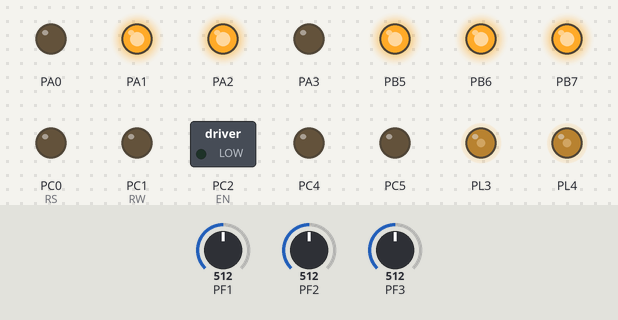
The program below on a simulated ATmega2560, built with avr-gcc and emulated at 14.7456 MHz. Shown: switched loads named in the program (green lamp = pin HIGH), output pins drawn as LEDs (lit = HIGH). The test bench sets the inputs (shaded band); at power-on: PF1 = 512, PF2 = 512, PF3 = 512. At 0.8 s the program stops and its outputs stay as they are.

Above: at 0.1 s.
At 0.8 s:
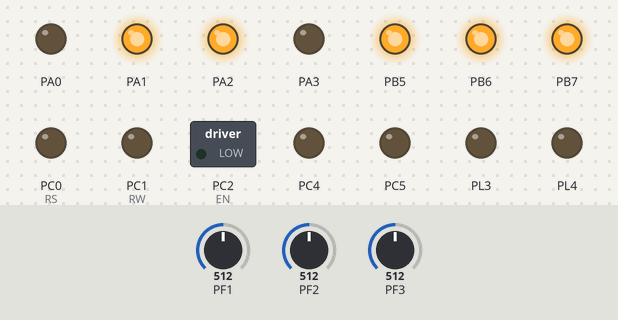
Timing chart, 0 to 2.3 s (numbered marks = the images above):
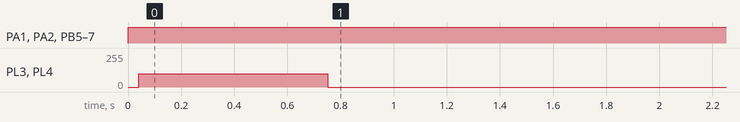

The program:

main.c
```c
/*
 * Final Line following.c
 *
 * Created: 02-02-2016 10:31:32 PM
 * Author : Rishabh Sheth
			Team eYRC#1263-HD
 *			Dharmsinh Desai University, Nadiad

 */


#include "setup.h"


int node=0;
unsigned char sharp;
unsigned int dis_value;


void find_node ()
{
	while (1)
	{
		Left_white_line = ADC_Conversion(3);	//Getting data of Left WL Sensor
		Center_white_line = ADC_Conversion(2);	//Getting data of Center WL Sensor
		Right_white_line = ADC_Conversion(1);	//Getting data of Right WL Sensor

		flag=0;

		if ((Center_white_line>0x10 && Left_white_line>0x10)|| (Center_white_line>0x10 && Right_white_line>0x10) )
		{
			forward();
			velocity(0,0);
			break;
		}

		else if(Center_white_line>0x10)
		{
			flag=1;
			forward();
			velocity(150,150);
		}

		else if ((Center_white_line>0x10 && Left_white_line>0x10)|| (Center_white_line>0x10 && Right_white_line>0x10) )
		{
			forward();
			velocity(0,0);
		}

		else if((Left_white_line>0x10) && (flag==0))
		{
			flag=1;
			forward();
			velocity(0,100);
		}

		else if((Right_white_line>0x10) && (flag==0))
		{
			flag=1;
			forward();
			velocity(100,0);
		}
	}
	node++;
}

void turn()
{
	switch(node)
	{
		case 1:
		{
			forward();
			velocity(0,100);
			_delay_ms(3000);
			break;
		}
		case 2:
		{
			forward();
			velocity(100,0);
			_delay_ms(4000);
			break;
		}
		default:
		{
			forward();
			velocity(0,0);
			break;
		}
	}
}

void find_distance()
{
	sharp = ADC_Conversion(11);						//Stores the Analog value of front sharp connected to ADC channel 11 into variable "sharp"
	dis_value = Sharp_GP2D12_estimation(sharp);
}

int main(void)
{
    init_devices();
	/*lcd_set_4bit();
	lcd_init();
	*/

    find_node();
	find_distance();
	/*lcd_print(1,5,dis_value,3); */							//Prints Value Of Distanc in MM measured by Sharp Sensor.

	if(dis_value>450)
	{

		forward();
		velocity(0,250);
		_delay_ms(500);
		find_node();
	}
	else
	{
		forward();
		velocity(100,100);
		_delay_ms(500);
		find_node();
		velocity(100,100);
		_delay_ms(250);
		find_node();
	}

	/*turn();
	find_node();
	turn();
	find_node();*/


}
```

setup.h
```c
/*
 *	setup.h
 *
 *	Author: Rishabh Sheth
 *			Team eYRC#1263-HD
 *			Dharmsinh Desai University, Nadiad
 *
 *	Description:
 *	Contains low level hardware initialisation and utility functions
 *	for the various microcontroller peripherals like ADC, timers, etc
 *	and also Firebird V specific hardware like servos, DC motors,
 *	shaft encoders, IR proximity sensors.
 */


#define F_CPU 14745600

#include <avr/io.h>
#include <avr/interrupt.h>
#include <util/delay.h>

#include <math.h> //included to support power function
#include "lcd.h"

void port_init();
void timer5_init();
void velocity(unsigned char, unsigned char);
void motors_delay();

unsigned char ADC_Conversion(unsigned char);
unsigned char ADC_Value;
unsigned char flag = 0;
unsigned char Left_white_line = 0;
unsigned char Center_white_line = 0;
unsigned char Right_white_line = 0;
unsigned char distance, adc_reading;

//servo_free functions unlocks the servo motors from the any angle
//and make them free by giving 100% duty cycle at the PWM. This function can be used to
//reduce the power consumption of the motor if it is holding load against the gravity.

//Configure PORTB 5 pin for servo motor 1 operation
void servo1_pin_config (void)
{
	DDRB  = DDRB | 0x20;  //making PORTB 5 pin output
	PORTB = PORTB | 0x20; //setting PORTB 5 pin to logic 1
}

//Configure PORTB 6 pin for servo motor 2 operation
void servo2_pin_config (void)
{
	DDRB  = DDRB | 0x40;  //making PORTB 6 pin output
	PORTB = PORTB | 0x40; //setting PORTB 6 pin to logic 1
}

//Configure PORTB 7 pin for servo motor 3 operation
void servo3_pin_config (void)
{
	DDRB  = DDRB | 0x80;  //making PORTB 7 pin output
	PORTB = PORTB | 0x80; //setting PORTB 7 pin to logic 1
}

void servo_1_free (void) //makes servo 1 free rotating
{
	OCR1AH = 0x03;
	OCR1AL = 0xFF; //Servo 1 off
}

void servo_2_free (void) //makes servo 2 free rotating
{
	OCR1BH = 0x03;
	OCR1BL = 0xFF; //Servo 2 off
}


void servo_3_free (void) //makes servo 3 free rotating
{
	OCR1CH = 0x03;
	OCR1CL = 0xFF; //Servo 3 off
}

//Function to configure LCD port
void lcd_port_config (void)
{
	DDRC = DDRC | 0xF7; //all the LCD pin's direction set as output
	PORTC = PORTC & 0x80; // all the LCD pins are set to logic 0 except PORTC 7
}

//ADC pin configuration
void adc_pin_config (void)
{
	DDRF = 0x00;
	PORTF = 0x00;
	DDRK = 0x00;
	PORTK = 0x00;
}

//Function to configure ports to enable robot's motion
void motion_pin_config (void)
{
	DDRA = DDRA | 0x0F;
	PORTA = PORTA & 0xF0;
	DDRL = DDRL | 0x18;   //Setting PL3 and PL4 pins as output for PWM generation
	PORTL = PORTL | 0x18; //PL3 and PL4 pins are for velocity control using PWM.
}

//Function to Initialize PORTS
void port_init()
{
	lcd_port_config();
	adc_pin_config();
	motion_pin_config();
	servo1_pin_config(); //Configure PORTB 5 pin for servo motor 1 operation
	servo2_pin_config(); //Configure PORTB 6 pin for servo motor 2 operation
	servo3_pin_config(); //Configure PORTB 7 pin for servo motor 3 operation
}

//TIMER1 initialization in 10 bit fast PWM mode
//prescale:256
// WGM: 7) PWM 10bit fast, TOP=0x03FF
// actual value: 52.25Hz
void timer1_init(void)
{
 TCCR1B = 0x00; //stop
 TCNT1H = 0xFC; //Counter high value to which OCR1xH value is to be compared with
 TCNT1L = 0x01;	//Counter low value to which OCR1xH value is to be compared with
 OCR1AH = 0x03;	//Output compare Register high value for servo 1
 OCR1AL = 0xFF;	//Output Compare Register low Value For servo 1
 OCR1BH = 0x03;	//Output compare Register high value for servo 2
 OCR1BL = 0xFF;	//Output Compare Register low Value For servo 2
 OCR1CH = 0x03;	//Output compare Register high value for servo 3
 OCR1CL = 0xFF;	//Output Compare Register low Value For servo 3
 ICR1H  = 0x03;
 ICR1L  = 0xFF;
 TCCR1A = 0xAB; /*{COM1A1=1, COM1A0=0; COM1B1=1, COM1B0=0; COM1C1=1 COM1C0=0}
 					For Overriding normal port functionality to OCRnA outputs.
				  {WGM11=1, WGM10=1} Along With WGM12 in TCCR1B for Selecting FAST PWM Mode*/
 TCCR1C = 0x00;
 TCCR1B = 0x0C; //WGM12=1; CS12=1, CS11=0, CS10=0 (Prescaler=256)
}

// Timer 5 initialized in PWM mode for velocity control
// Prescale:256
// PWM 8bit fast, TOP=0x00FF
// Timer Frequency:225.000Hz
void timer5_init()
{
	TCCR5B = 0x00;	//Stop
	TCNT5H = 0xFF;	//Counter higher 8-bit value to which OCR5xH value is compared with
	TCNT5L = 0x01;	//Counter lower 8-bit value to which OCR5xH value is compared with
	OCR5AH = 0x00;	//Output compare register high value for Left Motor
	OCR5AL = 0xFF;	//Output compare register low value for Left Motor
	OCR5BH = 0x00;	//Output compare register high value for Right Motor
	OCR5BL = 0xFF;	//Output compare register low value for Right Motor
	OCR5CH = 0x00;	//Output compare register high value for Motor C1
	OCR5CL = 0xFF;	//Output compare register low value for Motor C1
	TCCR5A = 0xA9;	/*{COM5A1=1, COM5A0=0; COM5B1=1, COM5B0=0; COM5C1=1 COM5C0=0}
 					  For Overriding normal port functionality to OCRnA outputs.
				  	  {WGM51=0, WGM50=1} Along With WGM52 in TCCR5B for Selecting FAST PWM 8-bit Mode*/

	TCCR5B = 0x0B;	//WGM12=1; CS12=0, CS11=1, CS10=1 (Prescaler=64)
}

void adc_init()
{
	ADCSRA = 0x00;
	ADCSRB = 0x00;		//MUX5 = 0
	ADMUX = 0x20;		//Vref=5V external --- ADLAR=1 --- MUX4:0 = 0000
	ACSR = 0x80;
	ADCSRA = 0x86;		//ADEN=1 --- ADIE=1 --- ADPS2:0 = 1 1 0
}

//Function For ADC Conversion
unsigned char ADC_Conversion(unsigned char Ch)
{
	unsigned char a;
	if(Ch>7)
	{
		ADCSRB = 0x08;
	}
	Ch = Ch & 0x07;
	ADMUX= 0x20| Ch;
	ADCSRA = ADCSRA | 0x40;		//Set start conversion bit
	while((ADCSRA&0x10)==0);	//Wait for conversion to complete
	a=ADCH;
	ADCSRA = ADCSRA|0x10; //clear ADIF (ADC Interrupt Flag) by writing 1 to it
	ADCSRB = 0x00;
	return a;
}

//Function To Print Sesor Values At Desired Row And Coloumn Location on LCD
void print_sensor(char row, char coloumn,unsigned char channel)
{

	ADC_Value = ADC_Conversion(channel);
	lcd_print(row, coloumn, ADC_Value, 3);
}

//Function for velocity control
void velocity (unsigned char left_motor, unsigned char right_motor)
{
	OCR5AL = (unsigned char)left_motor;
	OCR5BL = (unsigned char)right_motor;
}

//Function used for setting motor's direction
void motion_set (unsigned char Direction)
{
 unsigned char PortARestore = 0;

 Direction &= 0x0F; 		// removing upper nibbel for the protection
 PortARestore = PORTA; 		// reading the PORTA original status
 PortARestore &= 0xF0; 		// making lower direction nibbel to 0
 PortARestore |= Direction; // adding lower nibbel for forward command and restoring the PORTA status
 PORTA = PortARestore; 		// executing the command
}

void forward (void)
{
  motion_set (0x06);
}

void stop (void)
{
  motion_set (0x00);
}

void init_devices (void)
{
 	cli(); //Clears the global interrupts
	port_init();
	adc_init();
	timer5_init();
	timer1_init();
	sei();   //Enables the global interrupts
}


//Function to rotate Servo 1 by a specified angle in the multiples of 1.86 degrees
void servo_1(unsigned char degrees)
{
 float PositionPanServo = 0;
  PositionPanServo = ((float)degrees / 1.86) + 35.0;
 OCR1AH = 0x00;
 OCR1AL = (unsigned char) PositionPanServo;
}


//Function to rotate Servo 2 by a specified angle in the multiples of 1.86 degrees
void servo_2(unsigned char degrees)
{
 float PositionTiltServo = 0;
 PositionTiltServo = ((float)degrees / 1.86) + 35.0;
 OCR1BH = 0x00;
 OCR1BL = (unsigned char) PositionTiltServo;
}

//Function to rotate Servo 3 by a specified angle in the multiples of 1.86 degrees
void servo_3(unsigned char degrees)
{
 float PositionServo = 0;
 PositionServo = ((float)degrees / 1.86) + 35.0;
 OCR1CH = 0x00;
 OCR1CL = (unsigned char) PositionServo;
}

// This Function calculates the actual distance in millimeters(mm) from the input
// analog value of Sharp Sensor.
unsigned int Sharp_GP2D12_estimation(unsigned char adc_reading)
{
	float distance;
	unsigned int distanceInt;
	distance = (int)(10.00*(2799.6*(1.00/(pow(adc_reading,1.1546)))));
	distanceInt = (int)distance;
	if(distanceInt>800)
	{
		distanceInt=800;
	}
	return distanceInt;
}


void back (void) //both wheels backward
{
	motion_set(0x09);
}

void left (void) //Left wheel backward, Right wheel forward
{
	motion_set(0x05);
}

void right (void) //Left wheel forward, Right wheel backward
{
	motion_set(0x0A);
}

void soft_left (void) //Left wheel stationary, Right wheel forward
{
	motion_set(0x04);
}

void soft_right (void) //Left wheel forward, Right wheel is stationary
{
	motion_set(0x02);
}

void soft_left_2 (void) //Left wheel backward, right wheel stationary
{
	motion_set(0x01);
}

void soft_right_2 (void) //Left wheel stationary, Right wheel backward
{
	motion_set(0x08);
}
```

lcd.h
```c
/********************************************************************************
 Written by: e-Yantra Team
 AVR Studio Version 4.17, Build 666
 Date: 10-oct-2012
********************************************************************************/

#define RS 0
#define RW 1
#define EN 2
#define lcd_port PORTC

#define sbit(reg,bit)	reg |= (1<<bit)			// Macro defined for Setting a bit of any register.
#define cbit(reg,bit)	reg &= ~(1<<bit)		// Macro defined for Clearing a bit of any register.

void init_ports();
void lcd_reset();
void lcd_init();
void lcd_wr_command(unsigned char);
void lcd_wr_char(char);
void lcd_line1();
void lcd_line2();
void lcd_string(char*);

unsigned int temp;
unsigned int unit;
unsigned int tens;
unsigned int hundred;
unsigned int thousand;
unsigned int million;

/*//Function to configure LCD port
void lcd_port_config (void)
{
 DDRC = DDRC | 0xF7; //all the LCD pin's direction set as output
 PORTC = PORTC & 0x80; // all the LCD pins are set to logic 0 except PORTC 7
}*/


//Function to Reset LCD
void lcd_set_4bit()
{
	_delay_ms(1);

	cbit(lcd_port,RS);				//RS=0 --- Command Input
	cbit(lcd_port,RW);				//RW=0 --- Writing to LCD
	lcd_port = 0x30;				//Sending 3
	sbit(lcd_port,EN);				//Set Enable Pin
	_delay_ms(5);					//Delay
	cbit(lcd_port,EN);				//Clear Enable Pin

	_delay_ms(1);

	cbit(lcd_port,RS);				//RS=0 --- Command Input
	cbit(lcd_port,RW);				//RW=0 --- Writing to LCD
	lcd_port = 0x30;				//Sending 3
	sbit(lcd_port,EN);				//Set Enable Pin
	_delay_ms(5);					//Delay
	cbit(lcd_port,EN);				//Clear Enable Pin

	_delay_ms(1);

	cbit(lcd_port,RS);				//RS=0 --- Command Input
	cbit(lcd_port,RW);				//RW=0 --- Writing to LCD
	lcd_port = 0x30;				//Sending 3
	sbit(lcd_port,EN);				//Set Enable Pin
	_delay_ms(5);					//Delay
	cbit(lcd_port,EN);				//Clear Enable Pin

	_delay_ms(1);

	cbit(lcd_port,RS);				//RS=0 --- Command Input
	cbit(lcd_port,RW);				//RW=0 --- Writing to LCD
	lcd_port = 0x20;				//Sending 2 to initialise LCD 4-bit mode
	sbit(lcd_port,EN);				//Set Enable Pin
	_delay_ms(5);					//Delay
	cbit(lcd_port,EN);				//Clear Enable Pin


}

//Function to Initialize LCD
void lcd_init()
{
	lcd_set_4bit();
	_delay_ms(1);

	lcd_wr_command(0x28);			//LCD 4-bit mode and 2 lines.
	lcd_wr_command(0x01);
	lcd_wr_command(0x06);
	lcd_wr_command(0x0E);
	lcd_wr_command(0x80);

}


//Function to Write Command on LCD
void lcd_wr_command(unsigned char cmd)
{
	unsigned char temp;
	temp = cmd;
	temp = temp & 0xF0;
	lcd_port &= 0x0F;
	lcd_port |= temp;
	cbit(lcd_port,RS);
	cbit(lcd_port,RW);
	sbit(lcd_port,EN);
	_delay_ms(5);
	cbit(lcd_port,EN);

	cmd = cmd & 0x0F;
	cmd = cmd<<4;
	lcd_port &= 0x0F;
	lcd_port |= cmd;
	cbit(lcd_port,RS);
	cbit(lcd_port,RW);
	sbit(lcd_port,EN);
	_delay_ms(5);
	cbit(lcd_port,EN);
}

//Function to Write Data on LCD
void lcd_wr_char(char letter)
{
	char temp;
	temp = letter;
	temp = (temp & 0xF0);
	lcd_port &= 0x0F;
	lcd_port |= temp;
	sbit(lcd_port,RS);
	cbit(lcd_port,RW);
	sbit(lcd_port,EN);
	_delay_ms(5);
	cbit(lcd_port,EN);

	letter = letter & 0x0F;
	letter = letter<<4;
	lcd_port &= 0x0F;
	lcd_port |= letter;
	sbit(lcd_port,RS);
	cbit(lcd_port,RW);
	sbit(lcd_port,EN);
	_delay_ms(5);
	cbit(lcd_port,EN);
}


//Function to bring cursor at home position
void lcd_home()
{
	lcd_wr_command(0x80);
}


//Function to Print String on LCD
void lcd_string(char *str)
{
	while(*str != '\0')
	{
		lcd_wr_char(*str);
		str++;
	}
}

//Position the LCD cursor at "row", "column".

void lcd_cursor (char row, char column)
{
	switch (row) {
		case 1: lcd_wr_command (0x80 + column - 1); break;
		case 2: lcd_wr_command (0xc0 + column - 1); break;
		case 3: lcd_wr_command (0x94 + column - 1); break;
		case 4: lcd_wr_command (0xd4 + column - 1); break;
		default: break;
	}
}

//Function To Print Any input value upto the desired digit on LCD
void lcd_print (char row, char coloumn, unsigned int value, int digits)
{
	unsigned char flag=0;
	if(row==0||coloumn==0)
	{
		lcd_home();
	}
	else
	{
		lcd_cursor(row,coloumn);
	}
	if(digits==5 || flag==1)
	{
		million=value/10000+48;
		lcd_wr_char(million);
		flag=1;
	}
	if(digits==4 || flag==1)
	{
		temp = value/1000;
		thousand = temp%10 + 48;
		lcd_wr_char(thousand);
		flag=1;
	}
	if(digits==3 || flag==1)
	{
		temp = value/100;
		hundred = temp%10 + 48;
		lcd_wr_char(hundred);
		flag=1;
	}
	if(digits==2 || flag==1)
	{
		temp = value/10;
		tens = temp%10 + 48;
		lcd_wr_char(tens);
		flag=1;
	}
	if(digits==1 || flag==1)
	{
		unit = value%10 + 48;
		lcd_wr_char(unit);
	}
	if(digits>5)
	{
		lcd_wr_char('E');
	}

}
```

Measured:
- by itself, PA1, PA2, PB5–7: LOW → HIGH at 0.00 s
- by itself, PL3, PL4: 0/255 → 100/255 at 0.04 s, → 0/255 0.71 s later
